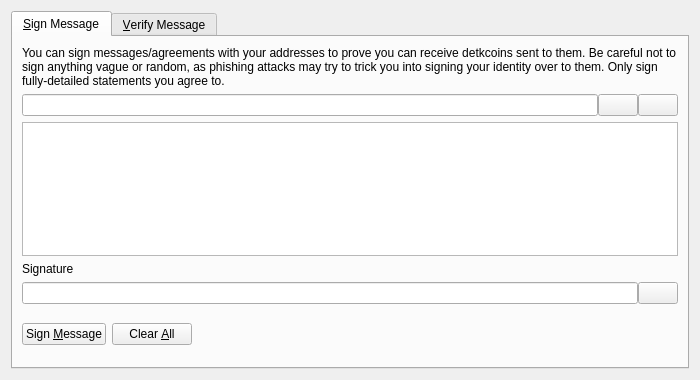
<?xml version="1.0" encoding="UTF-8"?>
<ui version="4.0">
 <class>SignVerifyMessageDialog</class>
 <widget class="QDialog" name="SignVerifyMessageDialog">
  <property name="geometry">
   <rect>
    <x>0</x>
    <y>0</y>
    <width>700</width>
    <height>380</height>
   </rect>
  </property>
  <property name="windowTitle">
   <string>Signatures - Sign / Verify a Message</string>
  </property>
  <property name="modal">
   <bool>true</bool>
  </property>
  <layout class="QVBoxLayout" name="verticalLayout">
   <item>
    <widget class="QTabWidget" name="tabWidget">
     <property name="currentIndex">
      <number>0</number>
     </property>
     <widget class="QWidget" name="tabSignMessage">
      <attribute name="title">
       <string>&amp;Sign Message</string>
      </attribute>
      <layout class="QVBoxLayout" name="verticalLayout_SM">
       <item>
        <widget class="QLabel" name="infoLabel_SM">
         <property name="text">
          <string>You can sign messages/agreements with your addresses to prove you can receive detkcoins sent to them. Be careful not to sign anything vague or random, as phishing attacks may try to trick you into signing your identity over to them. Only sign fully-detailed statements you agree to.</string>
         </property>
         <property name="textFormat">
          <enum>Qt::PlainText</enum>
         </property>
         <property name="wordWrap">
          <bool>true</bool>
         </property>
        </widget>
       </item>
       <item>
        <layout class="QHBoxLayout" name="horizontalLayout_1_SM">
         <property name="spacing">
          <number>0</number>
         </property>
         <item>
          <widget class="QValidatedLineEdit" name="addressIn_SM">
           <property name="toolTip">
            <string>The Bitcoin address to sign the message with</string>
           </property>
          </widget>
         </item>
         <item>
          <widget class="QPushButton" name="addressBookButton_SM">
           <property name="toolTip">
            <string>Choose previously used address</string>
           </property>
           <property name="text">
            <string/>
           </property>
           <property name="icon">
            <iconset resource="../detkcoin.qrc">
             <normaloff>:/icons/address-book</normaloff>:/icons/address-book</iconset>
           </property>
           <property name="shortcut">
            <string>Alt+A</string>
           </property>
           <property name="autoDefault">
            <bool>false</bool>
           </property>
          </widget>
         </item>
         <item>
          <widget class="QPushButton" name="pasteButton_SM">
           <property name="toolTip">
            <string>Paste address from clipboard</string>
           </property>
           <property name="text">
            <string/>
           </property>
           <property name="icon">
            <iconset resource="../detkcoin.qrc">
             <normaloff>:/icons/editpaste</normaloff>:/icons/editpaste</iconset>
           </property>
           <property name="shortcut">
            <string>Alt+P</string>
           </property>
           <property name="autoDefault">
            <bool>false</bool>
           </property>
          </widget>
         </item>
        </layout>
       </item>
       <item>
        <widget class="QPlainTextEdit" name="messageIn_SM">
         <property name="toolTip">
          <string>Enter the message you want to sign here</string>
         </property>
        </widget>
       </item>
       <item>
        <widget class="QLabel" name="signatureLabel_SM">
         <property name="text">
          <string>Signature</string>
         </property>
         <property name="textFormat">
          <enum>Qt::PlainText</enum>
         </property>
        </widget>
       </item>
       <item>
        <layout class="QHBoxLayout" name="horizontalLayout_2_SM">
         <property name="spacing">
          <number>0</number>
         </property>
         <item>
          <widget class="QLineEdit" name="signatureOut_SM">
           <property name="font">
            <font>
             <italic>true</italic>
            </font>
           </property>
           <property name="readOnly">
            <bool>true</bool>
           </property>
          </widget>
         </item>
         <item>
          <widget class="QPushButton" name="copySignatureButton_SM">
           <property name="toolTip">
            <string>Copy the current signature to the system clipboard</string>
           </property>
           <property name="text">
            <string/>
           </property>
           <property name="icon">
            <iconset resource="../detkcoin.qrc">
             <normaloff>:/icons/editcopy</normaloff>:/icons/editcopy</iconset>
           </property>
           <property name="autoDefault">
            <bool>false</bool>
           </property>
          </widget>
         </item>
        </layout>
       </item>
       <item>
        <layout class="QHBoxLayout" name="horizontalLayout_3_SM">
         <item>
          <widget class="QPushButton" name="signMessageButton_SM">
           <property name="toolTip">
            <string>Sign the message to prove you own this Bitcoin address</string>
           </property>
           <property name="text">
            <string>Sign &amp;Message</string>
           </property>
           <property name="icon">
            <iconset resource="../detkcoin.qrc">
             <normaloff>:/icons/edit</normaloff>:/icons/edit</iconset>
           </property>
           <property name="autoDefault">
            <bool>false</bool>
           </property>
          </widget>
         </item>
         <item>
          <widget class="QPushButton" name="clearButton_SM">
           <property name="toolTip">
            <string>Reset all sign message fields</string>
           </property>
           <property name="text">
            <string>Clear &amp;All</string>
           </property>
           <property name="icon">
            <iconset resource="../detkcoin.qrc">
             <normaloff>:/icons/remove</normaloff>:/icons/remove</iconset>
           </property>
           <property name="autoDefault">
            <bool>false</bool>
           </property>
          </widget>
         </item>
         <item>
          <spacer name="horizontalSpacer_1_SM">
           <property name="orientation">
            <enum>Qt::Horizontal</enum>
           </property>
           <property name="sizeHint" stdset="0">
            <size>
             <width>40</width>
             <height>48</height>
            </size>
           </property>
          </spacer>
         </item>
         <item>
          <widget class="QLabel" name="statusLabel_SM">
           <property name="font">
            <font>
             <weight>75</weight>
             <bold>true</bold>
            </font>
           </property>
           <property name="text">
            <string/>
           </property>
           <property name="wordWrap">
            <bool>true</bool>
           </property>
          </widget>
         </item>
         <item>
          <spacer name="horizontalSpacer_2_SM">
           <property name="orientation">
            <enum>Qt::Horizontal</enum>
           </property>
           <property name="sizeHint" stdset="0">
            <size>
             <width>40</width>
             <height>48</height>
            </size>
           </property>
          </spacer>
         </item>
        </layout>
       </item>
      </layout>
     </widget>
     <widget class="QWidget" name="tabVerifyMessage">
      <attribute name="title">
       <string>&amp;Verify Message</string>
      </attribute>
      <layout class="QVBoxLayout" name="verticalLayout_VM">
       <item>
        <widget class="QLabel" name="infoLabel_VM">
         <property name="text">
          <string>Enter the receiver's address, message (ensure you copy line breaks, spaces, tabs, etc. exactly) and signature below to verify the message. Be careful not to read more into the signature than what is in the signed message itself, to avoid being tricked by a man-in-the-middle attack. Note that this only proves the signing party receives with the address, it cannot prove sendership of any transaction!</string>
         </property>
         <property name="textFormat">
          <enum>Qt::PlainText</enum>
         </property>
         <property name="alignment">
          <set>Qt::AlignLeading|Qt::AlignLeft|Qt::AlignTop</set>
         </property>
         <property name="wordWrap">
          <bool>true</bool>
         </property>
        </widget>
       </item>
       <item>
        <layout class="QHBoxLayout" name="horizontalLayout_1_VM">
         <property name="spacing">
          <number>0</number>
         </property>
         <item>
          <widget class="QValidatedLineEdit" name="addressIn_VM">
           <property name="toolTip">
            <string>The Bitcoin address the message was signed with</string>
           </property>
          </widget>
         </item>
         <item>
          <widget class="QPushButton" name="addressBookButton_VM">
           <property name="toolTip">
            <string>Choose previously used address</string>
           </property>
           <property name="text">
            <string/>
           </property>
           <property name="icon">
            <iconset resource="../detkcoin.qrc">
             <normaloff>:/icons/address-book</normaloff>:/icons/address-book</iconset>
           </property>
           <property name="shortcut">
            <string>Alt+A</string>
           </property>
           <property name="autoDefault">
            <bool>false</bool>
           </property>
          </widget>
         </item>
        </layout>
       </item>
       <item>
        <widget class="QPlainTextEdit" name="messageIn_VM"/>
       </item>
       <item>
        <widget class="QValidatedLineEdit" name="signatureIn_VM"/>
       </item>
       <item>
        <layout class="QHBoxLayout" name="horizontalLayout_2_VM">
         <item>
          <widget class="QPushButton" name="verifyMessageButton_VM">
           <property name="toolTip">
            <string>Verify the message to ensure it was signed with the specified Bitcoin address</string>
           </property>
           <property name="text">
            <string>Verify &amp;Message</string>
           </property>
           <property name="icon">
            <iconset resource="../detkcoin.qrc">
             <normaloff>:/icons/transaction_0</normaloff>:/icons/transaction_0</iconset>
           </property>
           <property name="autoDefault">
            <bool>false</bool>
           </property>
          </widget>
         </item>
         <item>
          <widget class="QPushButton" name="clearButton_VM">
           <property name="toolTip">
            <string>Reset all verify message fields</string>
           </property>
           <property name="text">
            <string>Clear &amp;All</string>
           </property>
           <property name="icon">
            <iconset resource="../detkcoin.qrc">
             <normaloff>:/icons/remove</normaloff>:/icons/remove</iconset>
           </property>
           <property name="autoDefault">
            <bool>false</bool>
           </property>
          </widget>
         </item>
         <item>
          <spacer name="horizontalSpacer_1_VM">
           <property name="orientation">
            <enum>Qt::Horizontal</enum>
           </property>
           <property name="sizeHint" stdset="0">
            <size>
             <width>40</width>
             <height>48</height>
            </size>
           </property>
          </spacer>
         </item>
         <item>
          <widget class="QLabel" name="statusLabel_VM">
           <property name="font">
            <font>
             <weight>75</weight>
             <bold>true</bold>
            </font>
           </property>
           <property name="text">
            <string/>
           </property>
           <property name="wordWrap">
            <bool>true</bool>
           </property>
          </widget>
         </item>
         <item>
          <spacer name="horizontalSpacer_2_VM">
           <property name="orientation">
            <enum>Qt::Horizontal</enum>
           </property>
           <property name="sizeHint" stdset="0">
            <size>
             <width>40</width>
             <height>48</height>
            </size>
           </property>
          </spacer>
         </item>
        </layout>
       </item>
      </layout>
     </widget>
    </widget>
   </item>
  </layout>
 </widget>
 <customwidgets>
  <customwidget>
   <class>QValidatedLineEdit</class>
   <extends>QLineEdit</extends>
   <header>qvalidatedlineedit.h</header>
  </customwidget>
 </customwidgets>
 <resources>
  <include location="../detkcoin.qrc"/>
 </resources>
 <connections/>
</ui>
